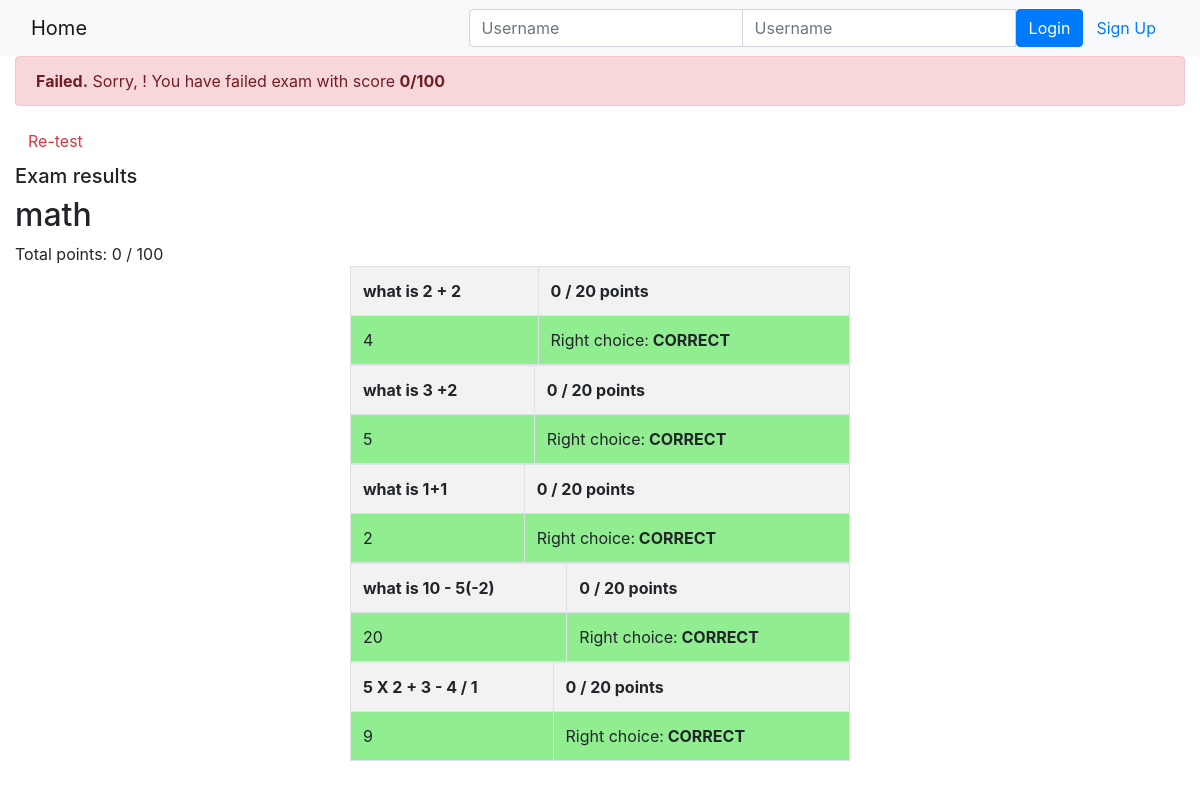
Page /onlinecourse/course/1/submission/1/result/ on the committed database.
### onlinecourse/models.py (models this page shows, shortened)
class Course(models.Model):
    name = models.CharField(null=False, max_length=30, default='online course')
    image = models.ImageField(upload_to='course_images/')
    description = models.CharField(max_length=1000)
    pub_date = models.DateField(null=True)
    instructors = models.ManyToManyField(Instructor)
    users = models.ManyToManyField(
        settings.AUTH_USER_MODEL, through='Enrollment')
    total_enrollment = models.IntegerField(default=0)
    is_enrolled = False

class Question(models.Model):
    question_text = models.CharField(null=False, max_length=200,)
    questions = models.ForeignKey(Course, on_delete=models.CASCADE)
    grade = models.IntegerField(default=0)

class Choice(models.Model):
    question_id = models.ForeignKey(Question, on_delete=models.CASCADE)
    choice_text = models.CharField(max_length=200)
    is_correct = models.BooleanField(default=False)

### onlinecourse/views.py (the view, shortened to what this page needs)
# urls.py: path('course/<int:course_id>/submission/<int:submission_id>/result/', views.show_exam_result, name='show_exam_result'),
def show_exam_result(request, course_id, submission_id):
    course = get_object_or_404(Course, pk=course_id)
    submission = get_object_or_404(Submission, pk=submission_id)
    total = 0
    score = 0
    total_user = 0
    q_results = {}
    c_submits = {}
    c_results = {}
    c_obj = {}
    for q in course.question_set.all():
        q_total = 0
        total += 1
        q_total_user = 0
        points = 0
        for c in q.choice_set.all():
            q_total += 1
            print("q_total = ", q_total)
            temp_right = c.is_correct
            print("temp_right = ", temp_right)
            count = submission.choices.filter(id=c.id).count()
            print("count = ", count)
            temp_user = count > 0
            print("temp_user = ", count > 0)
            c_submits[c.id] = temp_user
            c_results[c.id] = temp_user == temp_right
            print("temp_user == temp_right ", temp_user == temp_right)
            c_obj[q.id] = c
        print("value of q.grade == ", q.grade)
        q.grade = points
        q_results[q.id] = q.grade
        total_user += q_results[q.id]
    context = {}
    context["course"] = course
    context["submission"] = submission
    context["total"] = total * 20
    context["total_user"] = total_user
    context["q_results"] = q_results
    context["c_submits"] = c_submits
    context["c_results"] = c_results
    context["c_obj"] = c_obj
    print("total user = ", total_user)
    print("total =  ", total)
    print("score = ", score)
    context["grade"] = score * 20
    return render(request, 'onlinecourse/exam_result_bootstrap.html', context)

### onlinecourse/templates/onlinecourse/exam_result_bootstrap.html (shortened to what this page needs)
<!DOCTYPE html>
<html lang="en">
<head>
    {% load static %}
    <link rel="stylesheet" href="https://maxcdn.bootstrapcdn.com/bootstrap/4.5.2/css/bootstrap.min.css">
</head>
<body>
    <nav class="navbar navbar-light bg-light">
        <div class="container-fluid">
            <div class="navbar-header">
                <a class="navbar-brand" href="{% url 'onlinecourse:index' %}">Home</a>
            </div>
            <ul class="nav navbar-nav navbar-right">
                {% if user.is_authenticated %}
                <li>
                    <a class="btn btn-link" href="#">{{ user.first_name }}({{ user.username }})</a>
                    <a class="btn btn-link" href="{% url 'onlinecourse:logout' %}">Logout</a>
                </li>
                {% else %}
                <li>
                    <form class="form-inline" action="{% url 'onlinecourse:login' %}" method="post">
                        <div class="input-group">
                            <input type="text" class="form-control" placeholder="Username" name="username">
                            <input type="password" class="form-control" placeholder="Username" name="psw">
                            <button class="btn btn-primary" type="submit">Login</button>
                            <a class="btn btn-link" href="{% url 'onlinecourse:registration' %}">Sign Up</a>
                        </div>
                    </form>
                </li>
                {% endif %}
            </ul>
        </div>
    </nav>
    <div class="container-fluid">
        {% if grade >= 80 %}
        <div class="alert alert-success">
            <b>Congratulations, {{ user.username }}!</b> You have passed the exam and compleeted thhe course with score
            <b>{{ grade}}/{{ total }}</b></b>
        </div>
        {% else %}
        <div class="alert alert-danger">
            <b>Failed.</b> Sorry, {{ user.username }}! You have failed exam with score <b>{{ grade}}/{{ total }}</b></b>
        </div>
        <a class="btn btn-link text-danger" href="{% url 'onlinecourse:course_details' course.id %}">Re-test</a>
        {% endif %}
        <div class="card-columns-vertical mt-1">
            <h5 class="">Exam results</h5>
            <h2>{{ course.name }} </h2>
            Total points: {{ grade }} / {{ total }}
            {% for question in course.question_set.all %}
            <table class='table table-bordered table-striped' style='width:500px; margin:auto'>
                <tr>
                    <th colspan="1">
                        {{ question.question_text }}
                    </th>
                    <th>
                        {% for key, value in q_results.items %}
                        {% if question.id == key %}
                        {{ value }}
                        {% endif %}
                        {% endfor %}
                        / 20 points
                    </th>
                    {% for choice in question.choice_set.all %}
                    {% if choice.is_correct %}
                <tr>
                    <td style="background-color: lightgreen;">{{ choice.choice_text }} </td>
                    <td style="background-color: lightgreen;">
                        Right choice:<b> CORRECT </b>
                    </td>
                </tr>
                {% endif %}
                {% endfor %}
                </tr>
            </table>
            {% endfor %}
        </div>
    </div>
</body>
</html>

### rows in the picture
Course: name "math"
Question: question_text "what is 2 + 2", q_results "0"
Choice: choice_text "4"
Question: question_text "what is 3 +2", q_results "0"
Choice: choice_text "5"
Question: question_text "what is 1+1", q_results "0"
Choice: choice_text "2"
Question: question_text "what is 10 - 5(-2)", q_results "0"
Choice: choice_text "20"
Question: question_text "5 X 2 + 3 - 4 / 1", q_results "0"
Choice: choice_text "9"

### other values in the picture
{{ grade }} "0"
{{ total }} "100"
